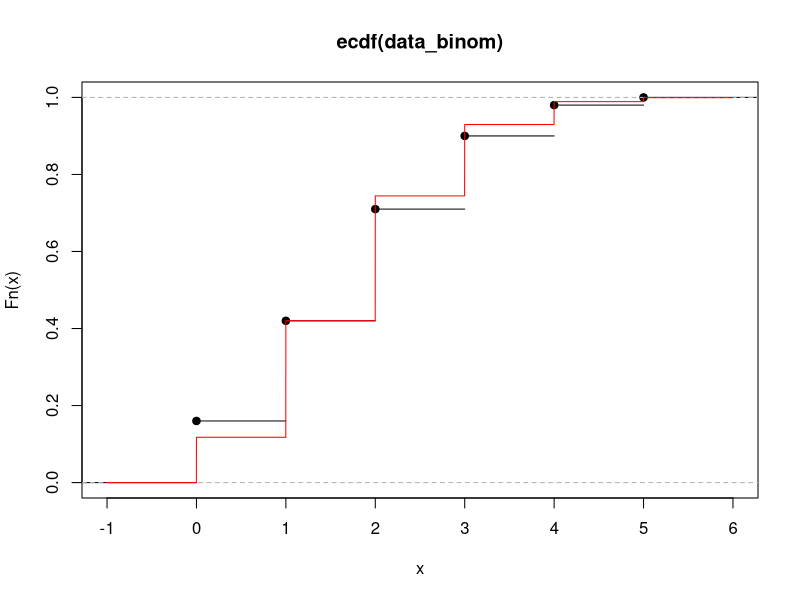
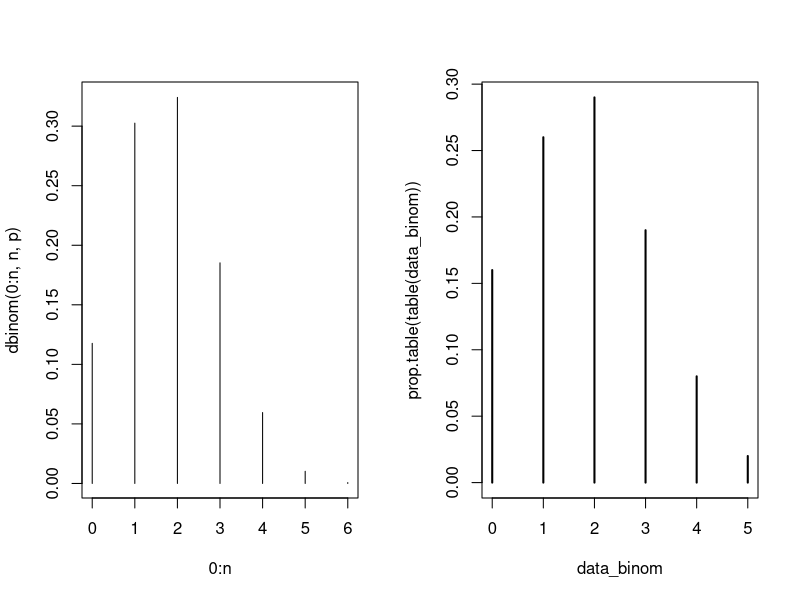
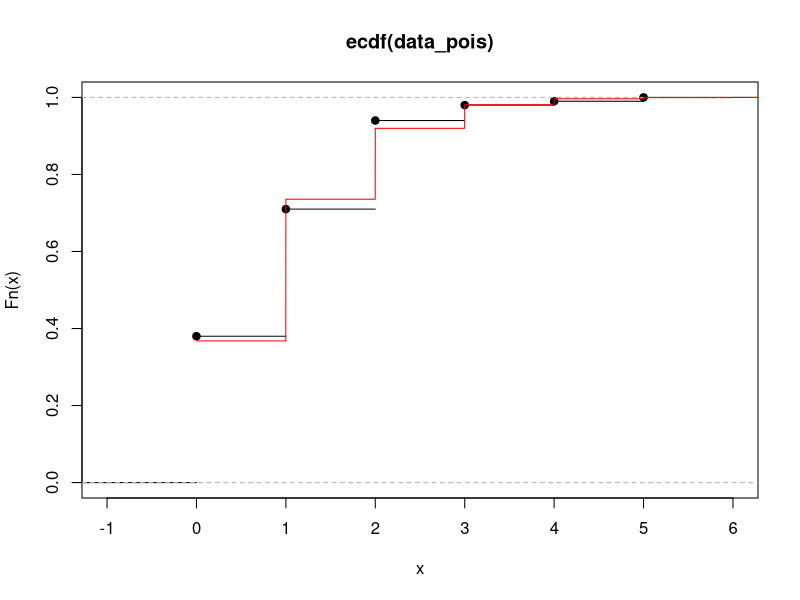
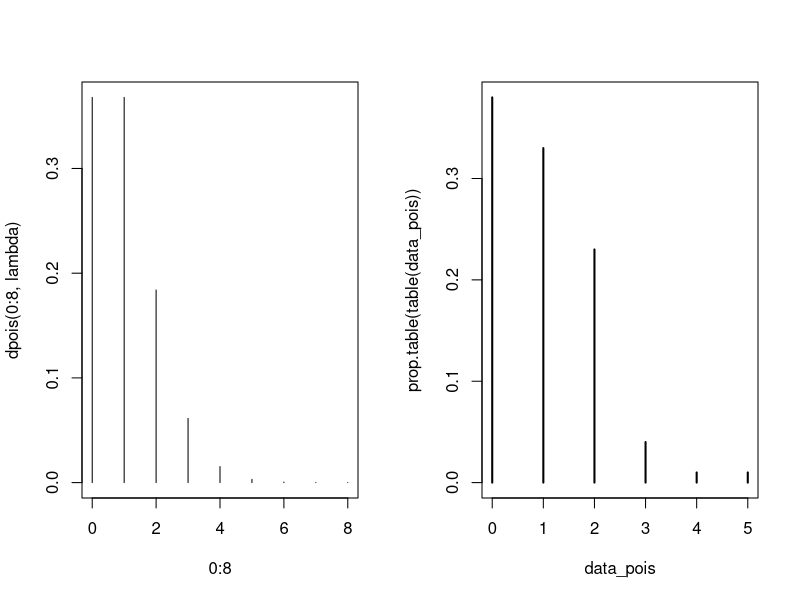
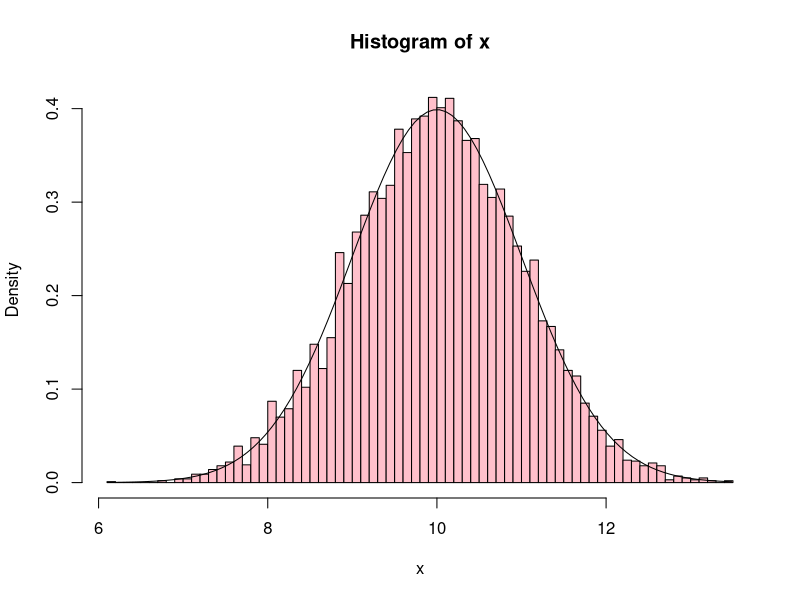
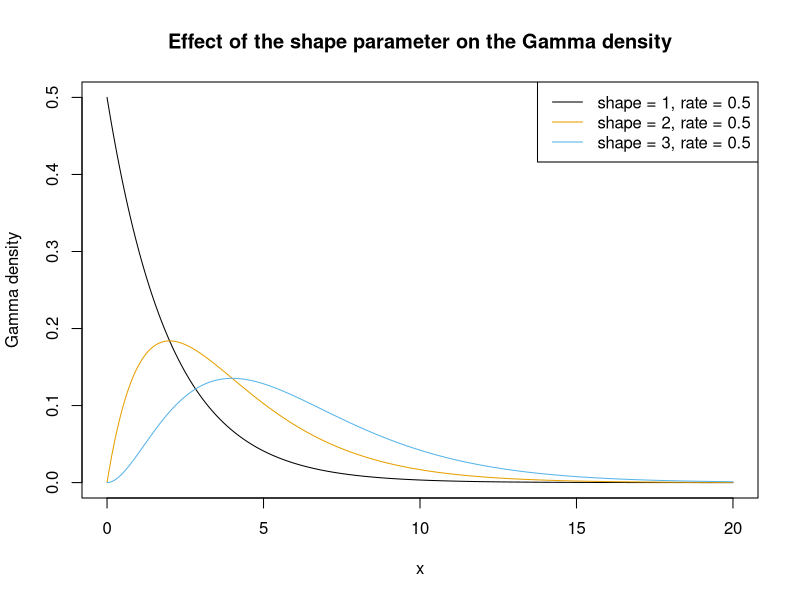

The R source for these figures, in order:
## ------------------------------------------------------------------------
nSim 	   <- 100
p        <- 0.3
n	       <- 6

# generate 'nSim' obs. from Bin(n,p) distribution 
data_binom <- rbinom(nSim, n, p)

# calculate mean and variance
mean(data_binom) # empirical mean
var(data_binom)  # empirical variance

n*p 		      # theoretical mean
n*p*(1-p)	    # theoretical variance

# visualize
range <- seq(-1,n,1/1000)
plot(ecdf(data_binom))   # ecdf
lines(range,pbinom(range, n, p), col = 'red') # cdf

par(mfrow=c(1,2))
plot(0:n, dbinom(0:n, n, p), type = 'h') # pdf
plot(prop.table(table(data_binom)))
par(mfrow=c(1,1))

## ------------------------------------------------------------------------
nSim 	 <- 100
lambda <- 1

# generate 'nSim' observations from Poisson(\lambda) distribution
data_pois <- rpois(nSim, lambda)

# calculate mean and variance
mean(data_pois) # empirical mean
var(data_pois)  # empirical variance

lambda	    # theoretical mean
lambda	    # theoretical variance

# visualize
range  <- seq(0,8, 1/1000)
plot(ecdf(data_pois))   # ecdf
lines(range,ppois(range, lambda), col = 'red') # cdf

par(mfrow=c(1,2))
plot(0:8, dpois(0:8, lambda), type = 'h') # pdf
plot(prop.table(table(data_pois)))
par(mfrow=c(1,1))

## ------------------------------------------------------------------------
# evaluate cdf of N(0,1) in 0
pnorm(0, mean=0, sd=1)
# or shorter
pnorm(0, 0, 1)
# 95% quantile of N(0,1) 
qnorm(0.95, mean=0, sd=1)
# a set of quantiles
qnorm(c(0.025, 0.05, 0.5, 0.95, 0.975), 0, 1)
# generate observations from N(0,1)
x <- rnorm(10000, mean=10, sd=1)
# visualize
hist(x, probability=TRUE, nclass=55, col="pink")
curve(dnorm(x, mean=10, sd=1), xlim=range(x), col="black",add=TRUE)

## ------------------------------------------------------------------------
# check parametrization of gamma density in R
? dgamma
# grid of points to evaluate the gamma density
x <- seq(from = 0, to = 20, by = 0.001)
# choose a color palette
colors <- c("#000000", "#E69F00", "#56B4E9", "#009E73", "#F0E442", "#0072B2", "#D55E00", "#CC79A7")
# shape and rate parameter combinations shown in the plot
shape <- c(1, 2, 3)
rate <- c(0.5, 0.5, 0.5)
plot(x, dgamma(x, shape = shape[1], rate = rate[1]), type='l', xlab ='x', ylab='Gamma density', main='Effect of the shape parameter on the Gamma density')
for(i in 2:length(shape)){
    lines(x, dgamma(x, shape = shape[i], rate = rate[i]), col=colors[i])
}
# add a legend  
legend("topright", paste("shape = ", shape, ", rate = ", rate, sep=""), col = colors, lty=1)

